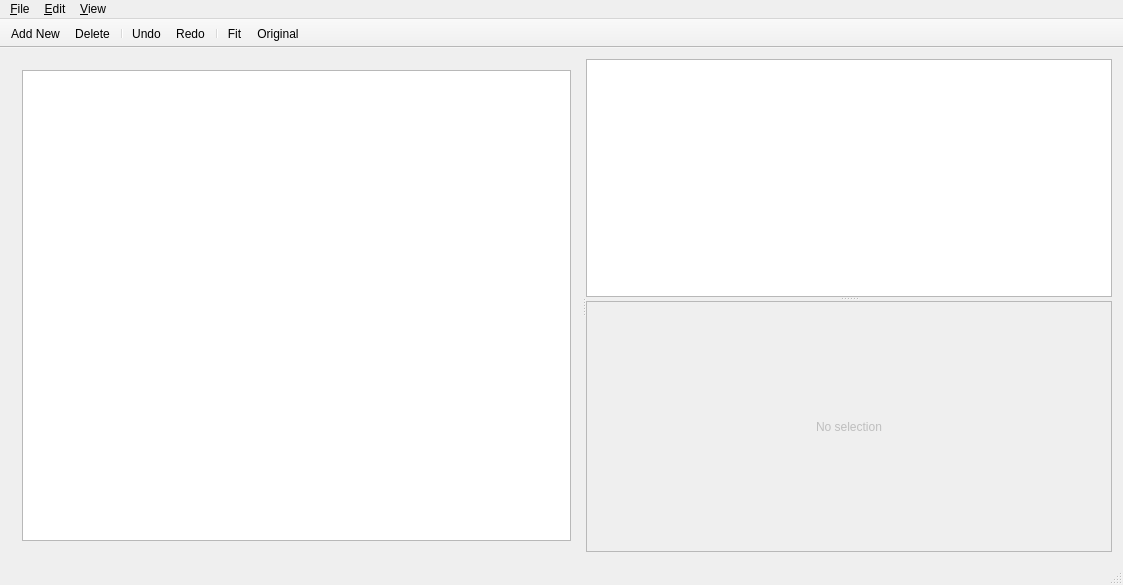
<?xml version="1.0" encoding="UTF-8"?>
<ui version="4.0">
 <class>MainWindow</class>
 <widget class="QMainWindow" name="MainWindow">
  <property name="geometry">
   <rect>
    <x>0</x>
    <y>0</y>
    <width>1123</width>
    <height>585</height>
   </rect>
  </property>
  <property name="windowTitle">
   <string>MainWindow</string>
  </property>
  <property name="toolButtonStyle">
   <enum>Qt::ToolButtonFollowStyle</enum>
  </property>
  <property name="documentMode">
   <bool>true</bool>
  </property>
  <property name="unifiedTitleAndToolBarOnMac">
   <bool>true</bool>
  </property>
  <widget class="QWidget" name="centralWidget">
   <layout class="QHBoxLayout" name="horizontalLayout_2">
    <item>
     <widget class="QSplitter" name="treeSplitter">
      <property name="orientation">
       <enum>Qt::Horizontal</enum>
      </property>
      <widget class="QWidget" name="layoutWidget">
       <layout class="QVBoxLayout" name="verticalLayout_2">
        <item>
         <widget class="QTreeView" name="treeView">
          <property name="sizePolicy">
           <sizepolicy hsizetype="Preferred" vsizetype="Expanding">
            <horstretch>0</horstretch>
            <verstretch>0</verstretch>
           </sizepolicy>
          </property>
          <property name="minimumSize">
           <size>
            <width>200</width>
            <height>0</height>
           </size>
          </property>
          <property name="baseSize">
           <size>
            <width>200</width>
            <height>0</height>
           </size>
          </property>
         </widget>
        </item>
       </layout>
      </widget>
      <widget class="QSplitter" name="editorSplitter">
       <property name="sizePolicy">
        <sizepolicy hsizetype="MinimumExpanding" vsizetype="Expanding">
         <horstretch>0</horstretch>
         <verstretch>0</verstretch>
        </sizepolicy>
       </property>
       <property name="orientation">
        <enum>Qt::Vertical</enum>
       </property>
       <widget class="QGraphicsView" name="diagramView">
        <property name="renderHints">
         <set>QPainter::Antialiasing|QPainter::TextAntialiasing</set>
        </property>
       </widget>
       <widget class="QFrame" name="frame">
        <property name="sizePolicy">
         <sizepolicy hsizetype="MinimumExpanding" vsizetype="Preferred">
          <horstretch>0</horstretch>
          <verstretch>0</verstretch>
         </sizepolicy>
        </property>
        <property name="frameShape">
         <enum>QFrame::StyledPanel</enum>
        </property>
        <property name="frameShadow">
         <enum>QFrame::Raised</enum>
        </property>
        <layout class="QVBoxLayout" name="verticalLayout">
         <property name="leftMargin">
          <number>0</number>
         </property>
         <property name="topMargin">
          <number>0</number>
         </property>
         <property name="rightMargin">
          <number>0</number>
         </property>
         <property name="bottomMargin">
          <number>0</number>
         </property>
         <item>
          <widget class="EditorPanel" name="editorStack">
           <property name="sizePolicy">
            <sizepolicy hsizetype="MinimumExpanding" vsizetype="Preferred">
             <horstretch>0</horstretch>
             <verstretch>0</verstretch>
            </sizepolicy>
           </property>
           <property name="minimumSize">
            <size>
             <width>0</width>
             <height>200</height>
            </size>
           </property>
           <property name="currentIndex">
            <number>0</number>
           </property>
           <widget class="QWidget" name="noSelection">
            <layout class="QVBoxLayout" name="verticalLayout_3">
             <item>
              <widget class="QLabel" name="label_2">
               <property name="enabled">
                <bool>false</bool>
               </property>
               <property name="text">
                <string>No selection</string>
               </property>
               <property name="alignment">
                <set>Qt::AlignCenter</set>
               </property>
              </widget>
             </item>
            </layout>
           </widget>
           <widget class="QWidget" name="multipleSelection">
            <layout class="QVBoxLayout" name="verticalLayout_4">
             <item>
              <widget class="QLabel" name="label">
               <property name="enabled">
                <bool>false</bool>
               </property>
               <property name="text">
                <string>Multiple items selected</string>
               </property>
               <property name="alignment">
                <set>Qt::AlignCenter</set>
               </property>
              </widget>
             </item>
            </layout>
           </widget>
           <widget class="EditorRoot" name="editorRoot"/>
           <widget class="EditorEvent" name="editorEvent"/>
           <widget class="EditorInput" name="editorInput"/>
           <widget class="EditorOutput" name="editorOutput"/>
           <widget class="EditorState" name="editorState"/>
           <widget class="EditorTransition" name="editorTransition"/>
          </widget>
         </item>
        </layout>
       </widget>
      </widget>
     </widget>
    </item>
   </layout>
  </widget>
  <widget class="QMenuBar" name="menubar">
   <property name="geometry">
    <rect>
     <x>0</x>
     <y>0</y>
     <width>1123</width>
     <height>22</height>
    </rect>
   </property>
   <widget class="QMenu" name="menu_File">
    <property name="title">
     <string>&amp;File</string>
    </property>
    <widget class="QMenu" name="recentFiles">
     <property name="title">
      <string>Open &amp;Recent</string>
     </property>
    </widget>
    <addaction name="action_New"/>
    <addaction name="action_Open"/>
    <addaction name="recentFiles"/>
    <addaction name="separator"/>
    <addaction name="actionSave"/>
    <addaction name="actionSaveAs"/>
    <addaction name="separator"/>
    <addaction name="action_Print"/>
    <addaction name="separator"/>
    <addaction name="action_Quit"/>
   </widget>
   <widget class="QMenu" name="menu_Edit">
    <property name="title">
     <string>&amp;Edit</string>
    </property>
   </widget>
   <widget class="QMenu" name="menuView">
    <property name="title">
     <string>&amp;View</string>
    </property>
    <addaction name="action_Fit_Scale"/>
    <addaction name="action_Original_Scale"/>
   </widget>
   <addaction name="menu_File"/>
   <addaction name="menu_Edit"/>
   <addaction name="menuView"/>
  </widget>
  <widget class="QToolBar" name="toolBar">
   <property name="windowTitle">
    <string>toolBar</string>
   </property>
   <property name="movable">
    <bool>false</bool>
   </property>
   <property name="iconSize">
    <size>
     <width>24</width>
     <height>24</height>
    </size>
   </property>
   <property name="toolButtonStyle">
    <enum>Qt::ToolButtonTextUnderIcon</enum>
   </property>
   <attribute name="toolBarArea">
    <enum>TopToolBarArea</enum>
   </attribute>
   <attribute name="toolBarBreak">
    <bool>false</bool>
   </attribute>
   <addaction name="actionAdd"/>
   <addaction name="actionDelete"/>
   <addaction name="separator"/>
   <addaction name="actionUndo"/>
   <addaction name="actionRedo"/>
   <addaction name="separator"/>
   <addaction name="action_Fit_Scale"/>
   <addaction name="action_Original_Scale"/>
  </widget>
  <widget class="QStatusBar" name="statusBar">
   <property name="enabled">
    <bool>true</bool>
   </property>
  </widget>
  <action name="action_New">
   <property name="text">
    <string>&amp;New</string>
   </property>
   <property name="shortcut">
    <string>Ctrl+N</string>
   </property>
  </action>
  <action name="action_Open">
   <property name="text">
    <string>&amp;Open</string>
   </property>
   <property name="shortcut">
    <string>Ctrl+O</string>
   </property>
  </action>
  <action name="actionClear_List">
   <property name="text">
    <string>Clear List</string>
   </property>
  </action>
  <action name="actionSave">
   <property name="text">
    <string>&amp;Save</string>
   </property>
   <property name="shortcut">
    <string>Ctrl+S</string>
   </property>
  </action>
  <action name="actionSaveAs">
   <property name="text">
    <string>Save &amp;As…</string>
   </property>
  </action>
  <action name="action_Quit">
   <property name="text">
    <string>&amp;Quit</string>
   </property>
   <property name="shortcut">
    <string>Ctrl+Q</string>
   </property>
  </action>
  <action name="action_Print">
   <property name="text">
    <string>&amp;Print</string>
   </property>
   <property name="shortcut">
    <string>Ctrl+P</string>
   </property>
  </action>
  <action name="action_Fit_Scale">
   <property name="icon">
    <iconset resource="ui.qrc">
     <normaloff>:/images/scale-fit.png</normaloff>:/images/scale-fit.png</iconset>
   </property>
   <property name="text">
    <string>&amp;Fit Scale</string>
   </property>
   <property name="iconText">
    <string>Fit</string>
   </property>
  </action>
  <action name="action_Original_Scale">
   <property name="icon">
    <iconset resource="ui.qrc">
     <normaloff>:/images/scale-original.png</normaloff>:/images/scale-original.png</iconset>
   </property>
   <property name="text">
    <string>&amp;Original Scale</string>
   </property>
   <property name="iconText">
    <string>Original</string>
   </property>
  </action>
  <action name="actionAdd">
   <property name="checkable">
    <bool>false</bool>
   </property>
   <property name="icon">
    <iconset resource="ui.qrc">
     <normaloff>:/images/add.png</normaloff>:/images/add.png</iconset>
   </property>
   <property name="text">
    <string>Add New</string>
   </property>
   <property name="toolTip">
    <string>Add New…</string>
   </property>
   <property name="shortcut">
    <string>Ctrl+Shift+N</string>
   </property>
  </action>
  <action name="actionUndo">
   <property name="icon">
    <iconset resource="ui.qrc">
     <normaloff>:/images/undo.png</normaloff>:/images/undo.png</iconset>
   </property>
   <property name="text">
    <string>Undo</string>
   </property>
   <property name="shortcut">
    <string>Ctrl+Z</string>
   </property>
  </action>
  <action name="actionRedo">
   <property name="icon">
    <iconset resource="ui.qrc">
     <normaloff>:/images/redo.png</normaloff>:/images/redo.png</iconset>
   </property>
   <property name="text">
    <string>Redo</string>
   </property>
  </action>
  <action name="actionDelete">
   <property name="icon">
    <iconset resource="ui.qrc">
     <normaloff>:/images/delete.png</normaloff>:/images/delete.png</iconset>
   </property>
   <property name="text">
    <string>Delete</string>
   </property>
  </action>
 </widget>
 <layoutdefault spacing="6" margin="11"/>
 <customwidgets>
  <customwidget>
   <class>EditorPanel</class>
   <extends>QStackedWidget</extends>
   <header>editorpanel.h</header>
   <container>1</container>
  </customwidget>
  <customwidget>
   <class>EditorEvent</class>
   <extends>QWidget</extends>
   <header>editorevent.h</header>
   <container>1</container>
  </customwidget>
  <customwidget>
   <class>EditorInput</class>
   <extends>QWidget</extends>
   <header>editorinput.h</header>
   <container>1</container>
  </customwidget>
  <customwidget>
   <class>EditorOutput</class>
   <extends>QWidget</extends>
   <header>editoroutput.h</header>
   <container>1</container>
  </customwidget>
  <customwidget>
   <class>EditorState</class>
   <extends>QWidget</extends>
   <header>editorstate.h</header>
   <container>1</container>
  </customwidget>
  <customwidget>
   <class>EditorTransition</class>
   <extends>QWidget</extends>
   <header>editortransition.h</header>
   <container>1</container>
  </customwidget>
  <customwidget>
   <class>EditorRoot</class>
   <extends>QWidget</extends>
   <header>editorroot.h</header>
   <container>1</container>
  </customwidget>
 </customwidgets>
 <resources>
  <include location="ui.qrc"/>
 </resources>
 <connections>
  <connection>
   <sender>actionDelete</sender>
   <signal>triggered()</signal>
   <receiver>MainWindow</receiver>
   <slot>deleteItems()</slot>
   <hints>
    <hint type="sourcelabel">
     <x>-1</x>
     <y>-1</y>
    </hint>
    <hint type="destinationlabel">
     <x>561</x>
     <y>292</y>
    </hint>
   </hints>
  </connection>
 </connections>
 <slots>
  <slot>deleteItems()</slot>
 </slots>
</ui>
